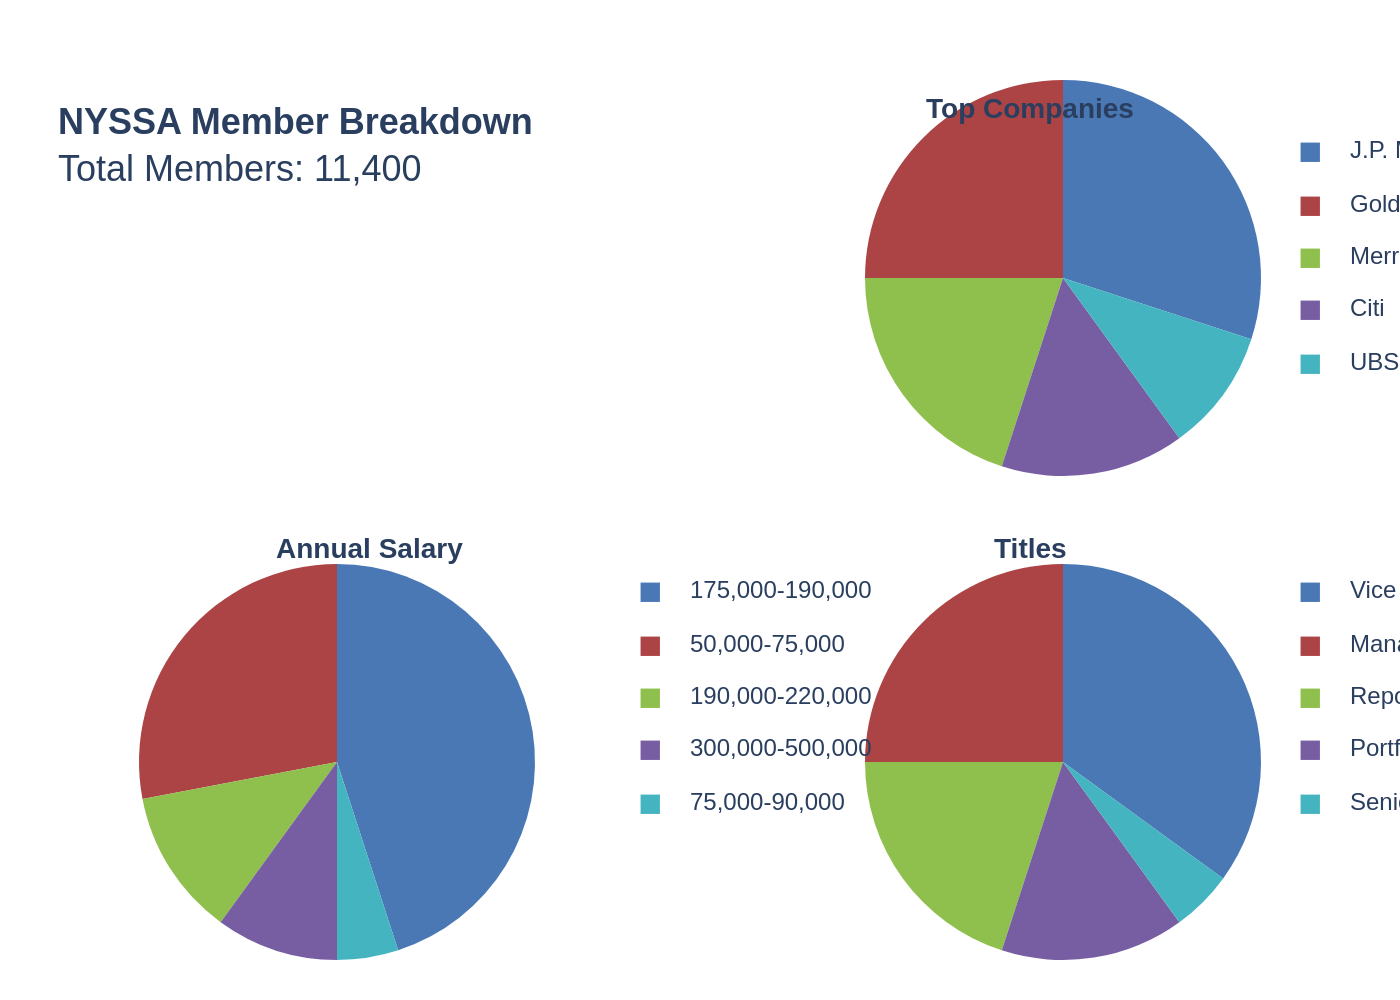

Python code for this plot:
import sys
import json
import os
import plotly.graph_objects as go
from plotly.subplots import make_subplots

# Check for command-line argument
if len(sys.argv) != 2:
    print(f"Usage: python {os.path.basename(__file__)} <json_file_path>")
    sys.exit(1)

json_file_path = sys.argv[1]

# Read data from the specified JSON file
try:
    with open(json_file_path, 'r', encoding='utf-8') as f:
        chart_info = json.load(f)
except FileNotFoundError:
    print(f"Error: JSON file not found at {json_file_path}")
    sys.exit(1)
except json.JSONDecodeError:
    print(f"Error: Could not decode JSON from {json_file_path}")
    sys.exit(1)

# Extract data and texts from the JSON structure
chart_data = chart_info.get('chart_data', [])
texts = chart_info.get('texts', {})

# Create a subplot figure with a 2x2 grid, specifying 'domain' for pie charts
fig = make_subplots(
    rows=2, cols=2,
    specs=[[{}, {'type': 'domain'}],
           [{'type': 'domain'}, {'type': 'domain'}]],
    horizontal_spacing=0.1,
    vertical_spacing=0.1
)

# Define the subplot positions for the three charts
# Order: Top-Right, Bottom-Left, Bottom-Right
chart_positions = [(1, 2), (2, 1), (2, 2)]

# Add each pie chart trace to its designated subplot
for i, chart in enumerate(chart_data):
    if i < len(chart_positions):
        row, col = chart_positions[i]
        fig.add_trace(
            go.Pie(
                labels=chart['labels'],
                values=chart['values'],
                marker_colors=chart['colors'],
                hoverinfo='none',
                textinfo='none',
                showlegend=False,
                sort=False
            ),
            row=row, col=col
        )

# --- Create all text elements using annotations for precise layout control ---

annotations = []

# 1. Main title and subtitle in the top-left empty cell
main_title_text = f"<b>{texts.get('title', '')}</b><br>{texts.get('subtitle', '')}"
annotations.append(
    go.layout.Annotation(
        text=main_title_text,
        align='left',
        showarrow=False,
        xref='paper', yref='paper',
        x=0.01, y=0.98,
        xanchor='left', yanchor='top',
        font=dict(size=18)
    )
)

# 2. Chart titles and custom legends for each subplot
legend_params = {
    '1-2': {'x': 0.99, 'y': 0.92, 'xanchor': 'left', 'title_x': 0.75, 'title_y': 0.99},
    '2-1': {'x': 0.49, 'y': 0.42, 'xanchor': 'left', 'title_x': 0.25, 'title_y': 0.49},
    '2-2': {'x': 0.99, 'y': 0.42, 'xanchor': 'left', 'title_x': 0.75, 'title_y': 0.49}
}
legend_item_spacing = 0.06

for i, chart in enumerate(chart_data):
    if i < len(chart_positions):
        row, col = chart_positions[i]
        key = f"{row}-{col}"
        params = legend_params[key]

        # Add chart title
        annotations.append(
            go.layout.Annotation(
                text=f"<b>{chart['title']}</b>",
                showarrow=False,
                xref='paper', yref='paper',
                x=params['title_x'], y=params['title_y'],
                xanchor='center', yanchor='top',
                font=dict(size=14)
            )
        )

        # Add custom legend items for the chart
        y_pos = params['y']
        for label, color in zip(chart['labels'], chart['colors']):
            # Legend color marker
            annotations.append(
                go.layout.Annotation(
                    text='■',
                    showarrow=False,
                    xref='paper', yref='paper',
                    x=params['x'] - 0.04, y=y_pos,
                    xanchor=params['xanchor'], yanchor='middle',
                    font=dict(color=color, size=20)
                )
            )
            # Legend text
            annotations.append(
                go.layout.Annotation(
                    text=label,
                    showarrow=False,
                    xref='paper', yref='paper',
                    x=params['x'], y=y_pos,
                    xanchor=params['xanchor'], yanchor='middle',
                    align='left'
                )
            )
            y_pos -= legend_item_spacing

# Update the figure layout with all annotations and global styling
fig.update_layout(
    annotations=annotations,
    margin=dict(l=20, r=20, t=40, b=20),
    width=1100,
    height=700,
    showlegend=False,
    paper_bgcolor='white',
    plot_bgcolor='white',
    font=dict(family="Arial", size=12)
)

# Determine output filename and save the image
base_filename = os.path.splitext(os.path.basename(json_file_path))[0]
output_image_path = f"{base_filename}.png"
fig.write_image(output_image_path, scale=2)

print(f"Chart saved to {output_image_path}")
